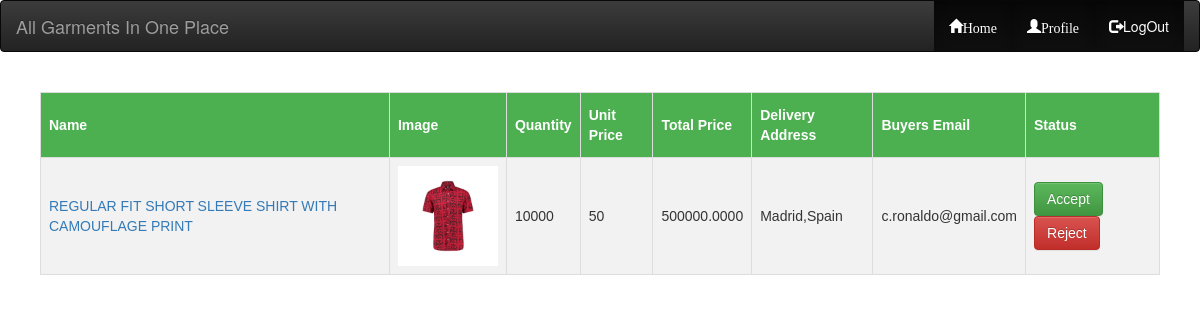
The page /notifications.php (signed in) on the database its author committed.
### tables this page shows
CREATE TABLE `order_info` (
  `order_id` int(64) NOT NULL,
  `product_id` int(64) DEFAULT NULL,
  `quantity` int(64) DEFAULT NULL,
  `total_price` double(64,4) DEFAULT NULL,
  `address` text NOT NULL,
  `buyer_email` varchar(250) NOT NULL,
  `status` varchar(50) NOT NULL
);

CREATE TABLE `product_info` (
  `p_id` int(11) NOT NULL,
  `name` varchar(255) NOT NULL,
  `description` text NOT NULL,
  `image` varchar(500) NOT NULL,
  `price` double NOT NULL,
  `colour` text NOT NULL,
  `size` text NOT NULL,
  `min_order` int(50) NOT NULL,
  `gname` varchar(255) NOT NULL,
  `email` varchar(255) NOT NULL
);

### notifications.php (the view, shortened to what this page needs)
 <!DOCTYPE html>
 <html>
 <head>
  <link rel="stylesheet" href="./css/style.css">
  <link rel="stylesheet" href="https://stackpath.bootstrapcdn.com/bootstrap/3.4.1/css/bootstrap.min.css"
>
  <link rel="stylesheet" href="https://stackpath.bootstrapcdn.com/bootstrap/3.4.1/css/bootstrap-theme.min.css"
>
 </head>
 <body>
 	<?php include './header.php';
 	$email=$_SESSION['email'];?>
  <nav class="navbar navbar-inverse" >
      <div class="container-fluid">
        <div class="navbar-header" >
          <a class="navbar-brand" href="./index.php">All Garments In One Place</a>
        </div>
        <div class="collapse navbar-collapse" id="bs-example-navbar-collapse-1" >
          <ul class="nav navbar-nav navbar-right">
                    <li class="active"><a href="./index.php"><span class="glyphicon glyphicon-home">Home</a></li>
                        <li class="active"><a href="./Garments_profile.php"><span class="glyphicon glyphicon-user">Profile</a></li>
                    <li class="active"><a href="./logout.php"><span class="glyphicon glyphicon-log-out"></span>LogOut</a></li>
            </ul>
        </div>
      </div>
    </nav>
    <div class="body" style="margin: 40px">
 		<table id="customers">
 			<tr>
 				<th>Name</th>
 				<th>Image</th>
 				<th>Quantity</th>
        <th>Unit Price</th>
        <th>Total Price</th>
 				<th>Delivery Address</th>
        <th>Buyers Email</th>
        <th>Status</th>
 			</tr>
 			<?php
				$sql="select o.*,p.name,p.image,p.price from order_info o inner join product_info p on o.product_id=p.p_id where p.email='$email'";
				$result = mysqli_query($conn, $sql);
				while($row = mysqli_fetch_array($result)) {
        if ($row['status']=="Accepted" or $row['status']==""){
					echo '
					<tr>
		 				<td><a href="./productdetails.php?p_id='.$row['product_id'].'">'.$row['name'].'</a></td>
		 				<td><img src="./picture/product/'.$row['image'].'" width="100" height="100"/></td>
		 				<td>'.$row['quantity'].'</td>
              <td>'.$row['price'].'</td>
            <td>'.$row['total_price'].'</td>
            <td>'.$row['address'].'</td>
		 				<td>'.$row['buyer_email'].'</td>
            <td>
                <button class="btn btn-success"  onclick="window.location.href=\'./status_change.php?o_id='.$row['order_id'].'\'">Accept</button>
                <button class="btn btn-danger"  onclick="window.location.href=\'./status_change1.php?o_id='.$row['order_id'].'\'">Reject</button>
                </td>
		 			</tr> ';
				}}
			?>
 		</table>
 	</div>
 </body>
 </html>

### css/style.css (style rules this page uses)
* { box-sizing: border-box; }
body { margin: 0; font-family: Arial, Helvetica, sans-serif; font-family:Cambria; }

### notifications.php (style rules this page uses)
#customers { font-family: "Trebuchet MS", Arial, Helvetica, sans-serif; border-collapse: collapse; width: 100%; }
#customers td, #customers th { border: 1px solid #ddd; padding: 8px; }
#customers tr:nth-child(even) { background-color: #f2f2f2; }
#customers th { padding-top: 12px; padding-bottom: 12px; text-align: left; background-color: #4CAF50; color: white; }
img { object-fit: cover; }

### rows shown on the page
order_info: product_info.name "REGULAR FIT SHORT SLEEVE SHIRT WITH CAMOUFLAGE PRINT", product_info.image (picture), quantity "10000", product_info.price "50", total_price "500000.0000", address "Madrid,Spain", buyer_email "c.ronaldo@gmail.com"
